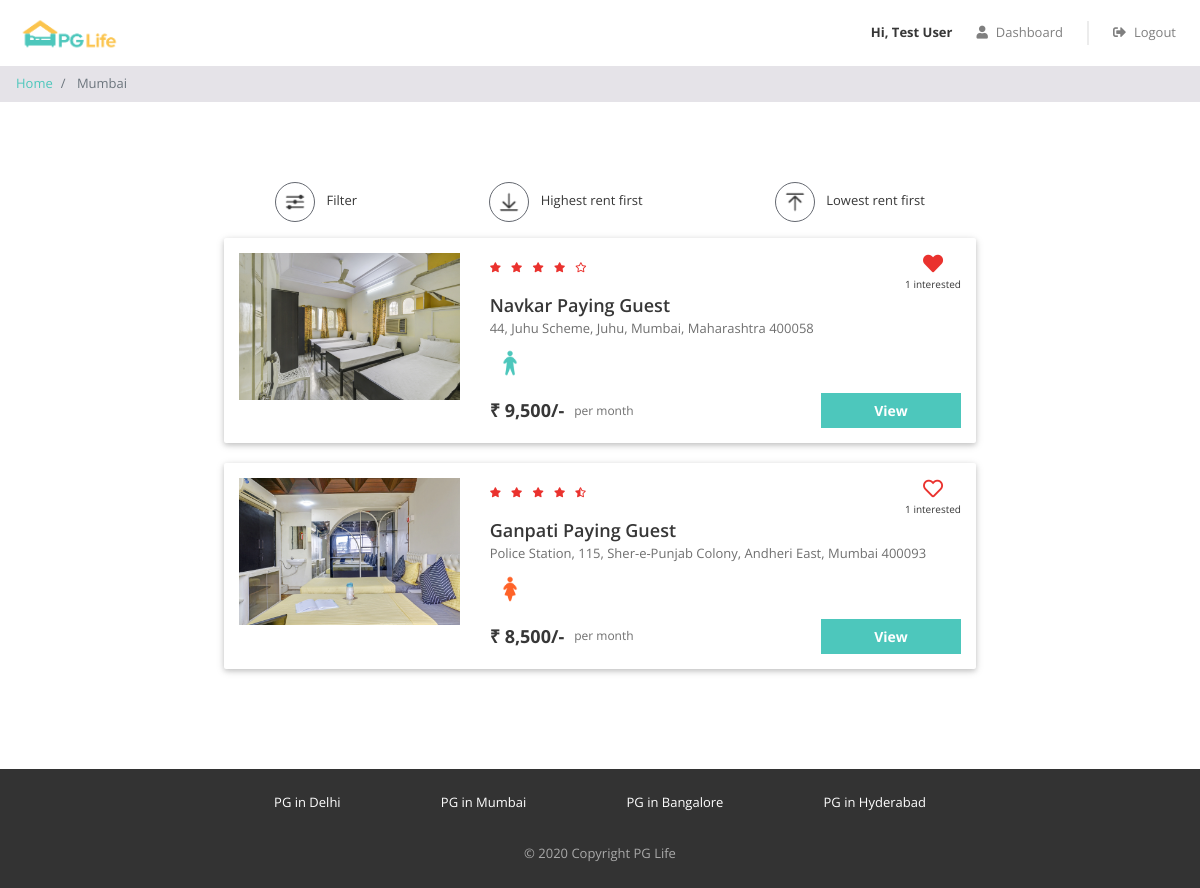
/backend/property_list.php?city=Mumbai (signed in), run on the app's committed database.
### tables this page shows
CREATE TABLE `properties` (
  `id` INT AUTO_INCREMENT PRIMARY KEY,
  `city_id` INT NOT NULL,
  `name` VARCHAR(255) NOT NULL,
  `address` VARCHAR(500) NOT NULL,
  `description` TEXT NOT NULL,
  `gender` ENUM('male', 'female', 'unisex') NOT NULL,
  `rent` INT NOT NULL,
  `rating_clean` FLOAT NOT NULL,
  `rating_food` FLOAT NOT NULL,
  `rating_safety` FLOAT NOT NULL,
  FOREIGN KEY (`city_id`) REFERENCES `cities` (`id`) ON DELETE CASCADE
);

### backend/property_list.php (the view, shortened to what this page needs)
<?php
require "includes/database_connect.php";
$user_id = isset($_SESSION['user_id']) ? $_SESSION['user_id'] : NULL;
$city_name = $_GET["city"];
$sql_1 = "SELECT * FROM cities WHERE name = '$city_name'";
$result_1 = mysqli_query($conn, $sql_1);
$city = mysqli_fetch_assoc($result_1);
$city_id = $city['id'];
$sql_2 = "SELECT * FROM properties WHERE city_id = $city_id";
$result_2 = mysqli_query($conn, $sql_2);
$properties = mysqli_fetch_all($result_2, MYSQLI_ASSOC);
$sql_3 = "SELECT *
            FROM interested_users_properties iup
            INNER JOIN properties p ON iup.property_id = p.id
            WHERE p.city_id = $city_id";
$result_3 = mysqli_query($conn, $sql_3);
$interested_users_properties = mysqli_fetch_all($result_3, MYSQLI_ASSOC);
?>
<!DOCTYPE html>
<html lang="en">
<head>
    <?php
    include "includes/head_links.php";
    ?>
    <link href="css/property_list.css" rel="stylesheet" />
</head>
<body>
    <?php
    include "includes/header.php";
    ?>
    <nav aria-label="breadcrumb">
        <ol class="breadcrumb py-2">
            <li class="breadcrumb-item">
                <a href="index.php">Home</a>
            </li>
            <li class="breadcrumb-item active" aria-current="page">
                <?php echo $city_name; ?>
            </li>
        </ol>
    </nav>
    <div class="page-container">
        <div class="filter-bar row justify-content-around">
            <div class="col-auto" data-toggle="modal" data-target="#filter-modal">
                <img src="img/filter.png" alt="filter" />
                <span>Filter</span>
            </div>
            <div class="col-auto">
                <img src="img/desc.png" alt="sort-desc" />
                <span>Highest rent first</span>
            </div>
            <div class="col-auto">
                <img src="img/asc.png" alt="sort-asc" />
                <span>Lowest rent first</span>
            </div>
        </div>
        <?php
        foreach ($properties as $property) {
            $property_images = glob("img/properties/" . $property['id'] . "/*");
        ?>
            <div class="property-card property-id-<?= $property['id'] ?> row">
                <div class="image-container col-md-4">
                    <img src="<?= $property_images[0] ?>" />
                </div>
                <div class="content-container col-md-8">
                    <div class="row no-gutters justify-content-between">
                        <?php
                        $total_rating = ($property['rating_clean'] + $property['rating_food'] + $property['rating_safety']) / 3;
                        $total_rating = round($total_rating, 1);
                        ?>
                        <div class="star-container" title="<?= $total_rating ?>">
                            <?php
                            $rating = $total_rating;
                            for ($i = 0; $i < 5; $i++) {
                                if ($rating >= $i + 0.8) {
                            ?>
                                    <i class="fas fa-star"></i>
                                <?php
                                } elseif ($rating >= $i + 0.3) {
                                ?>
                                    <i class="fas fa-star-half-alt"></i>
                                <?php
                                } else {
                                ?>
                                    <i class="far fa-star"></i>
                            <?php
                                }
                            }
                            ?>
                        </div>
                        <div class="interested-container">
                            <?php
                            $interested_users_count = 0;
                            $is_interested = false;
                            foreach ($interested_users_properties as $interested_user_property) {
                                if ($interested_user_property['property_id'] == $property['id']) {
                                    $interested_users_count++;
                                    if ($interested_user_property['user_id'] == $user_id) {
                                        $is_interested = true;
                                    }
                                }
                            }
                            if ($is_interested) {
                            ?>
                                <i class="is-interested-image fas fa-heart" property_id="<?= $property['id'] ?>"></i>
                            <?php
                            } else {
                            ?>
                                <i class="is-interested-image far fa-heart" property_id="<?= $property['id'] ?>"></i>
                            <?php
                            }
                            ?>
                            <div class="interested-text">
                                <span class="interested-user-count"><?= $interested_users_count ?></span> interested
                            </div>
                        </div>
                    </div>
                    <div class="detail-container">
                        <div class="property-name"><?= $property['name'] ?></div>
                        <div class="property-address"><?= $property['address'] ?></div>
                        <div class="property-gender">
                            <?php
                            if ($property['gender'] == "male") {
                            ?>
                                <img src="img/male.png" />
                            <?php
                            } elseif ($property['gender'] == "female") {
                            ?>
                                <img src="img/female.png" />
                            <?php
                            } else {
                            ?>
                                <img src="img/unisex.png" />
                            <?php
                            }
                            ?>
                        </div>
                    </div>
                    <div class="row no-gutters">
                        <div class="rent-container col-6">
                            <div class="rent">₹ <?= number_format($property['rent']) ?>/-</div>
                            <div class="rent-unit">per month</div>
                        </div>
                        <div class="button-container col-6">
                            <a href="property_detail.php?property_id=<?= $property['id'] ?>" class="btn btn-primary">View</a>
                        </div>
                    </div>
                </div>
            </div>
        <?php
        }
        ?>
    </div>
    <?php
    include "includes/footer.php";
    ?>
</body>
</html>

### backend/css/common.css (style rules this page uses)
* { box-sizing: border-box; font-family: 'Open Sans', sans-serif; }
body { color: #373737; font-size: 16px; position: relative; }
.btn-primary, .btn-warning, .btn-danger { color: white; font-weight: bold; }
.breadcrumb { background-color: #e5e3e8; font-size: 13px; border-radius: 0px; margin-bottom: 0px; }
.page-container { max-width: 800px; padding: 80px 24px; margin: auto; }

### backend/css/property_list.css (style rules this page uses)
.filter-bar > div { cursor: pointer; font-size: 13px; text-align: center; margin-bottom: 16px; }
.filter-bar img { width: 40px; height: 40px; border-radius: 40px; border: 1px solid #646870; padding: 6px; margin-right: 8px; }
.property-card { background-color: #ffffff; border-radius: 2px; padding: 15px 0px; margin: 0px auto 20px; box-shadow: 0 2px 5px 0 rgba(0, 0, 0, 0.16), 0 2px 10px 0 rgba(0, 0, 0, 0.12); }
.image-container { text-align: center; }
.image-container img { width: 100%; max-width: 300px; }
.star-container i { color: #EA322E; font-size: 10px; margin-right: 6px; }
.interested-container { text-align: center; }
.interested-container i { color: #EA322E; font-size: 20px; cursor: pointer; }
.interested-text { font-size: 10px; }
.detail-container { padding-bottom: 10px; }
.property-name { font-size: 18px; font-weight: 600; }
.property-address { color: #6f6f6f; font-size: 13px; padding-bottom: 5px; }
.property-gender img { width: 40px; }
.rent-container { display: flex; align-items: center; }
.rent { font-size: 18px; font-weight: bold; padding-right: 10px; }
.rent-unit { color: #6f6f6f; font-size: 12px; }
.button-container .btn { font-size: 14px; border-radius: 0px; width: 140px; float: right; }

### data on the page
properties: shows a picture, rating_safety 4.5 (drawn), interested_users_count "1", name "Navkar Paying Guest", address "44, Juhu Scheme, Juhu, Mumbai, Maharashtra 400058", rent "9,500"
properties: shows a picture, rating_clean 4.5 (drawn), interested_users_count "1", name "Ganpati Paying Guest", address "Police Station, 115, Sher-e-Punjab Colony, Andheri East, Mumbai 400093", rent "8,500"

### other printed values
$_SESSION["full_name"] "Test User"
$city_name "Mumbai"
